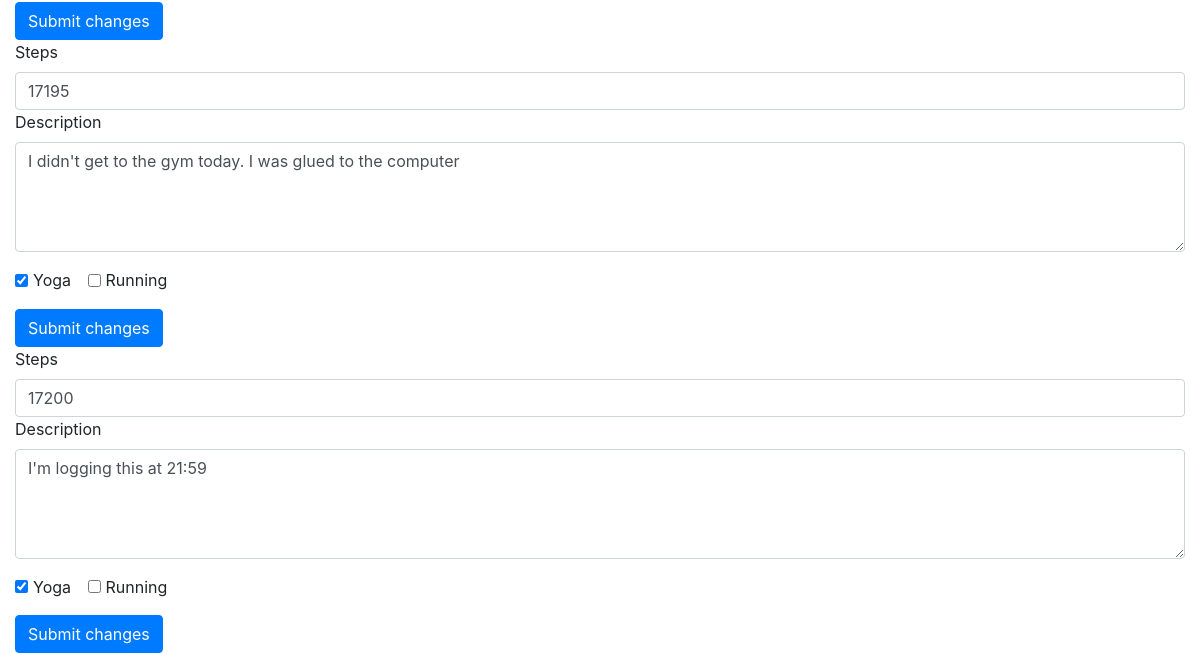
Before: /multi (lower part) with the older database file.
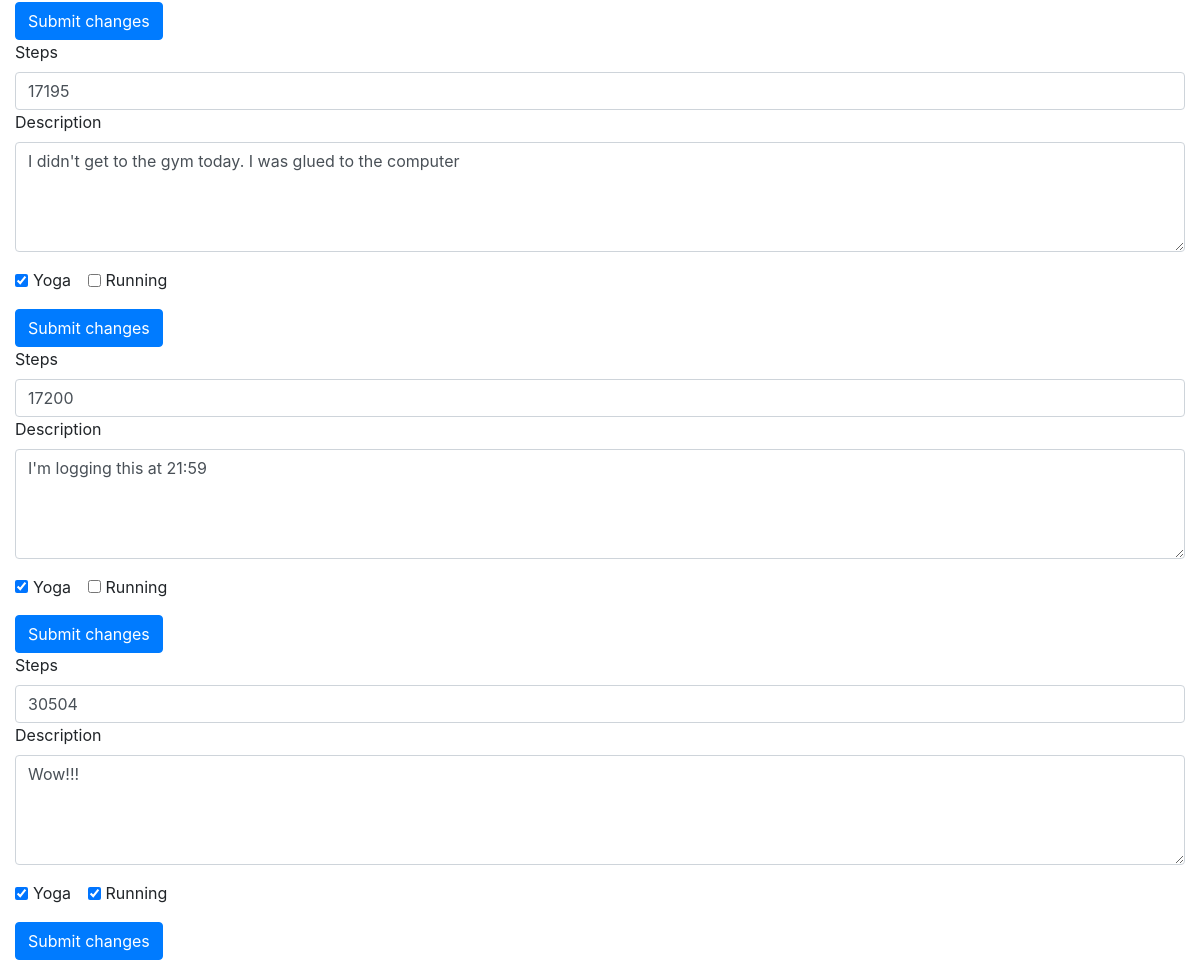
After: the same page with the newer database file.
### app/models.py (models this page shows, shortened)
class JournalEntry(db.Model):
    id = db.Column(db.Integer, primary_key=True)
    date = db.Column(db.Date, default=datetime.datetime.now(), unique=True, index=True)
    steps = db.Column(db.Integer)
    description = db.Column(db.Text())
    yoga = db.Column(db.Boolean, default=False)
    running = db.Column(db.Boolean, default=False)
    user_id = db.Column(db.Integer, db.ForeignKey('user.id'))

### app/routes.py (the view)
@app.route('/multi')
def multi_entries():
    entries = JournalEntry.query.all()
    return render_template('multi.html', title="Manage Your Multi Entries", entries=entries)

### app/templates/multi.html (shortened to what this page needs)
{% extends "base.html" %} {% block content %}
<div class='container-fluid'>
    {% for entry in entries %}
    <form method="POST" action="/multi/{{entry.id}}/edit">
        <div class="form-group">
            <label for="steps">Steps</label>
            <input class="form-control" value="{{entry.steps}}" name="new_steps" placeholder={{entry.steps}}>
            <label for="description">Description</label>
            <textarea class="form-control" value="{{entry.description}}" name="new_description" rows="4">{{entry.description}}</textarea>
        </div>
        <div class="form-group">
            <div class="form-check form-check-inline">
                <input class="form-check-input" type="checkbox" name="yoga" id="yoga" value="{{entry.yoga}}" {% if entry.yoga %} checked {% endif %}>
                <label class="form-check-label" for="yoga">Yoga</label>
            </div>
            <div class="form-check form-check-inline">
                <input class="form-check-input" type="checkbox" name="running" id="running" value="{{entry.running}}" {% if entry.running %} checked {% endif %}>
                <label class="form-check-label" for="running">Running</label>
            </div>
        </div>
        <button type="submit" class="btn btn-primary" value="Edit ">Submit changes</button>
    </form>
    {% endfor %}
</div>
{% endblock %}

Changed rows visible on the page:
added JournalEntry: new_steps "30504", new_description "Wow!!!", yoga "☑", running "☑"
